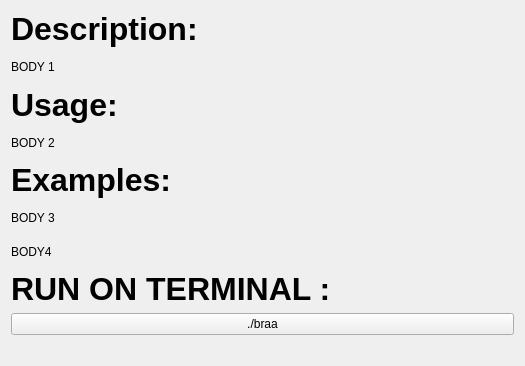
          <widget class="QWidget" name="scrollAreaWidgetContents_7">
           <property name="geometry">
            <rect>
             <x>0</x>
             <y>0</y>
             <width>525</width>
             <height>366</height>
            </rect>
           </property>
           <layout class="QGridLayout" name="gridLayout_7">
            <item row="8" column="0">
             <widget class="QPushButton" name="braaButton">
              <property name="text">
               <string>./braa</string>
              </property>
             </widget>
            </item>
            <item row="9" column="0">
             <spacer name="braaVSpacer">
              <property name="orientation">
               <enum>Qt::Vertical</enum>
              </property>
              <property name="sizeType">
               <enum>QSizePolicy::Fixed</enum>
              </property>
              <property name="sizeHint" stdset="0">
               <size>
                <width>20</width>
                <height>20</height>
               </size>
              </property>
             </spacer>
            </item>
            <item row="7" column="0">
             <widget class="QLabel" name="braaH4">
              <property name="font">
               <font>
                <pointsize>24</pointsize>
                <weight>75</weight>
                <bold>true</bold>
               </font>
              </property>
              <property name="text">
               <string>RUN ON TERMINAL :</string>
              </property>
             </widget>
            </item>
            <item row="5" column="0">
             <widget class="QLabel" name="braaB3">
              <property name="text">
               <string>BODY 3</string>
              </property>
             </widget>
            </item>
            <item row="1" column="0">
             <widget class="QLabel" name="braaB1">
              <property name="text">
               <string>BODY 1</string>
              </property>
             </widget>
            </item>
            <item row="2" column="0">
             <widget class="QLabel" name="braaH2">
              <property name="font">
               <font>
                <pointsize>24</pointsize>
                <weight>75</weight>
                <bold>true</bold>
               </font>
              </property>
              <property name="text">
               <string>Usage:</string>
              </property>
             </widget>
            </item>
            <item row="0" column="0">
             <widget class="QLabel" name="braaH1">
              <property name="font">
               <font>
                <pointsize>24</pointsize>
                <weight>75</weight>
                <bold>true</bold>
               </font>
              </property>
              <property name="text">
               <string>Description:</string>
              </property>
             </widget>
            </item>
            <item row="3" column="0">
             <widget class="QLabel" name="braaB2">
              <property name="text">
               <string>BODY 2</string>
              </property>
             </widget>
            </item>
            <item row="4" column="0">
             <widget class="QLabel" name="braaH3">
              <property name="font">
               <font>
                <pointsize>24</pointsize>
                <weight>75</weight>
                <bold>true</bold>
               </font>
              </property>
              <property name="text">
               <string>Examples:</string>
              </property>
             </widget>
            </item>
            <item row="6" column="0">
             <widget class="QLabel" name="braaB4">
              <property name="text">
               <string>BODY4</string>
              </property>
             </widget>
            </item>
           </layout>
          </widget>
